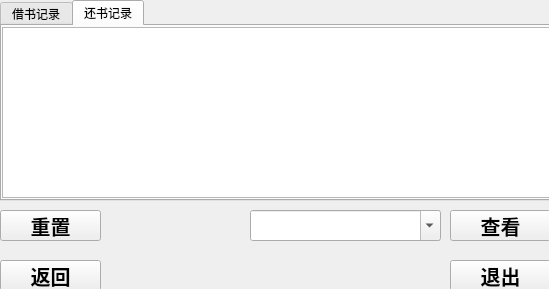
<?xml version="1.0" encoding="UTF-8"?>
<ui version="4.0">
 <class>BorrowRecord</class>
 <widget class="QWidget" name="BorrowRecord">
  <property name="geometry">
   <rect>
    <x>0</x>
    <y>0</y>
    <width>549</width>
    <height>289</height>
   </rect>
  </property>
  <property name="windowTitle">
   <string>Form</string>
  </property>
  <widget class="QTabWidget" name="tabWidget">
   <property name="geometry">
    <rect>
     <x>0</x>
     <y>0</y>
     <width>551</width>
     <height>201</height>
    </rect>
   </property>
   <property name="currentIndex">
    <number>1</number>
   </property>
   <widget class="QWidget" name="tab">
    <attribute name="title">
     <string>借书记录</string>
    </attribute>
    <widget class="QTableWidget" name="borrow_tableWidget">
     <property name="geometry">
      <rect>
       <x>0</x>
       <y>1</y>
       <width>551</width>
       <height>171</height>
      </rect>
     </property>
    </widget>
   </widget>
   <widget class="QWidget" name="tab_2">
    <attribute name="title">
     <string>还书记录</string>
    </attribute>
    <widget class="QTableWidget" name="return_tableWidget">
     <property name="geometry">
      <rect>
       <x>0</x>
       <y>1</y>
       <width>551</width>
       <height>171</height>
      </rect>
     </property>
    </widget>
   </widget>
  </widget>
  <widget class="QPushButton" name="filter_pushbutton">
   <property name="enabled">
    <bool>true</bool>
   </property>
   <property name="geometry">
    <rect>
     <x>450</x>
     <y>210</y>
     <width>101</width>
     <height>31</height>
    </rect>
   </property>
   <property name="font">
    <font>
     <pointsize>15</pointsize>
     <weight>75</weight>
     <bold>true</bold>
    </font>
   </property>
   <property name="text">
    <string>查看</string>
   </property>
  </widget>
  <widget class="QComboBox" name="comboBox">
   <property name="enabled">
    <bool>true</bool>
   </property>
   <property name="geometry">
    <rect>
     <x>250</x>
     <y>210</y>
     <width>191</width>
     <height>31</height>
    </rect>
   </property>
   <property name="sizePolicy">
    <sizepolicy hsizetype="Fixed" vsizetype="Fixed">
     <horstretch>0</horstretch>
     <verstretch>0</verstretch>
    </sizepolicy>
   </property>
   <property name="font">
    <font>
     <family>Microsoft YaHei UI Light</family>
     <pointsize>12</pointsize>
     <weight>75</weight>
     <italic>false</italic>
     <bold>true</bold>
     <underline>false</underline>
    </font>
   </property>
   <property name="mouseTracking">
    <bool>false</bool>
   </property>
   <property name="tabletTracking">
    <bool>false</bool>
   </property>
   <property name="acceptDrops">
    <bool>false</bool>
   </property>
   <property name="layoutDirection">
    <enum>Qt::LeftToRight</enum>
   </property>
   <property name="editable">
    <bool>true</bool>
   </property>
  </widget>
  <widget class="QPushButton" name="retrun_pushbutton">
   <property name="enabled">
    <bool>true</bool>
   </property>
   <property name="geometry">
    <rect>
     <x>0</x>
     <y>260</y>
     <width>101</width>
     <height>31</height>
    </rect>
   </property>
   <property name="font">
    <font>
     <pointsize>15</pointsize>
     <weight>75</weight>
     <bold>true</bold>
    </font>
   </property>
   <property name="text">
    <string>返回</string>
   </property>
  </widget>
  <widget class="QPushButton" name="exit_pushbutton">
   <property name="enabled">
    <bool>true</bool>
   </property>
   <property name="geometry">
    <rect>
     <x>450</x>
     <y>260</y>
     <width>101</width>
     <height>31</height>
    </rect>
   </property>
   <property name="font">
    <font>
     <pointsize>15</pointsize>
     <weight>75</weight>
     <bold>true</bold>
    </font>
   </property>
   <property name="text">
    <string>退出</string>
   </property>
  </widget>
  <widget class="QPushButton" name="resetting_pushbutton">
   <property name="enabled">
    <bool>true</bool>
   </property>
   <property name="geometry">
    <rect>
     <x>0</x>
     <y>210</y>
     <width>101</width>
     <height>31</height>
    </rect>
   </property>
   <property name="font">
    <font>
     <pointsize>15</pointsize>
     <weight>75</weight>
     <bold>true</bold>
    </font>
   </property>
   <property name="text">
    <string>重置</string>
   </property>
  </widget>
 </widget>
 <resources/>
 <connections/>
</ui>
